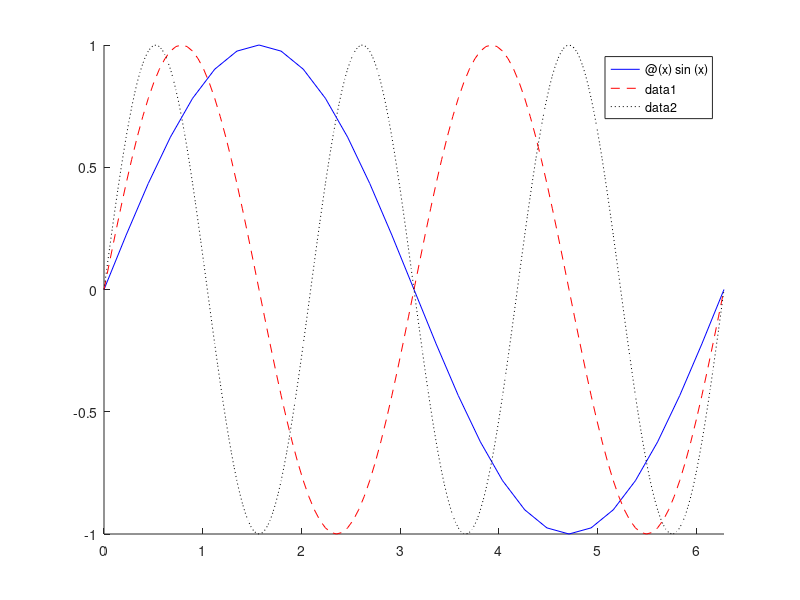

Reproduce this figure in MATLAB.
funktionsData={@(x)sin(x),@(x)sin(2*x),@(x)sin(3*x);
                   'b-',    'r--',      'k:'};
hold on;
for a=1:3
    fplot(funktionsData{1,a},[0 2*pi], funktionsData{2,a});
end